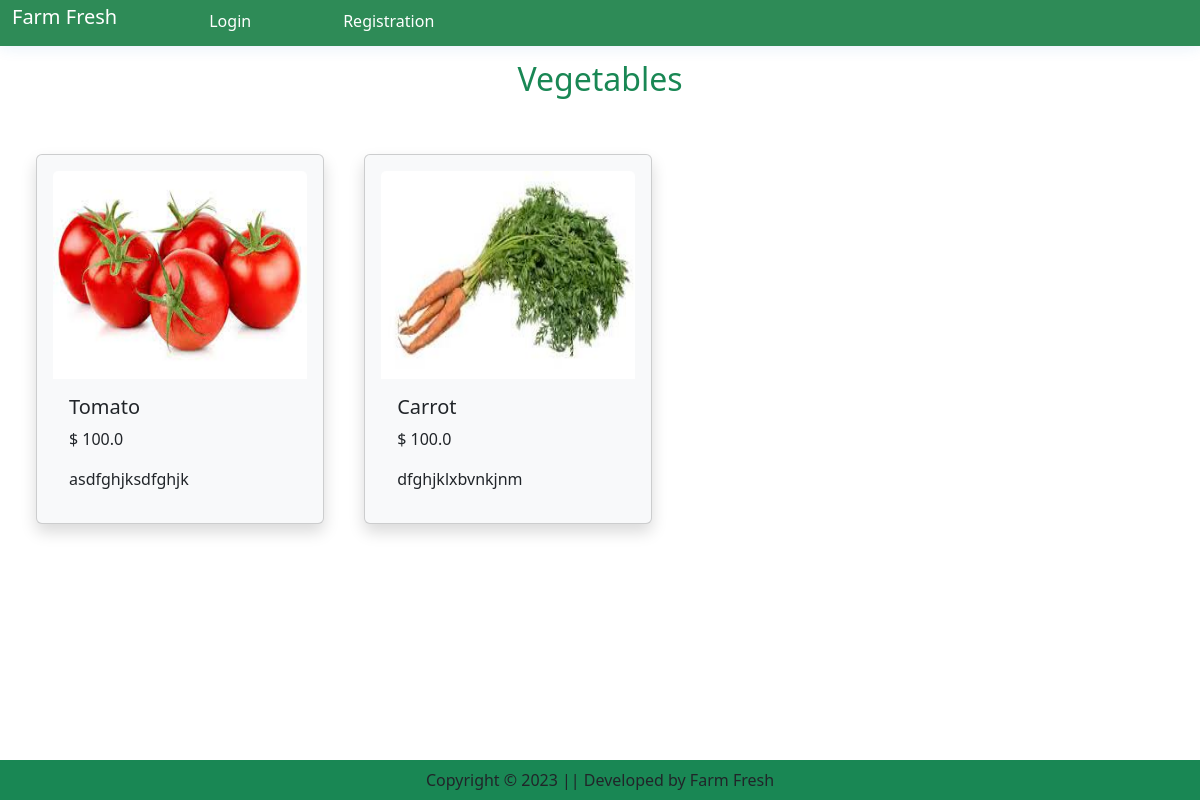
Page /vegetables/ on the committed database.
### app/models.py (models this page shows, shortened)
class Product(models.Model):
    name= models.CharField(max_length=100)
    price=models.FloatField()
    description= models.TextField()
    category = models.CharField(choices=category_choices,max_length=100)
    product_image=models.ImageField(upload_to='product')

### app/views.py (the view)
# urls.py: path('vegetables/', views.vegetable_category, name='vegetable_category'),
def vegetable_category(request):
    vegetables = Product.objects.filter(category='vg')
    return render(request, 'vegetable_category.html', {'vegetables': vegetables})

### app/templates/vegetable_category.html (shortened to what this page needs)
{% extends 'nav.html' %}
{% load static %}
{% block content %}
<div class="content" style="margin-top: 5%;">
    <h2 class="text-center text-success mt-10" >Vegetables</h2>
{% for v in vegetables %}
<div class="card shadow p-3 mb-5 bg-body-tertiary mt-5  rounded d-inline-flex"
style="width: 18rem;margin-top: 2%;margin-left: 3%;">
  <a href="{% url 'product_details' v.id %}">
    <div class="image-container">
          <img src="{{ v.product_image.url }}"  class="card-img-top custom-card-img" style="height: 13rem;"  alt="...">
    </div>
  </a>
    <div class="card-body">
      <h5 class="card-title" style="font-size: 5;">{{ v.name }}</h5>
      <p class="card-text"> $ {{ v.price }}</p>
      <p class="card-text">{{ v.description }}</p>
    </div>
  </div>
{% endfor %}
</div>
{% endblock %}

### app/static/css/style.css (style rules this page uses)
.image-container { position: relative; overflow: hidden; }
.image-container img { transition: transform 0.3s ease-in-out; }

### rows in the picture
Product: product_image (picture), name "Tomato", price "100.0", description "asdfghjksdfghjk"
Product: product_image (picture), name "Carrot", price "100.0", description "dfghjklxbvnkjnm"
